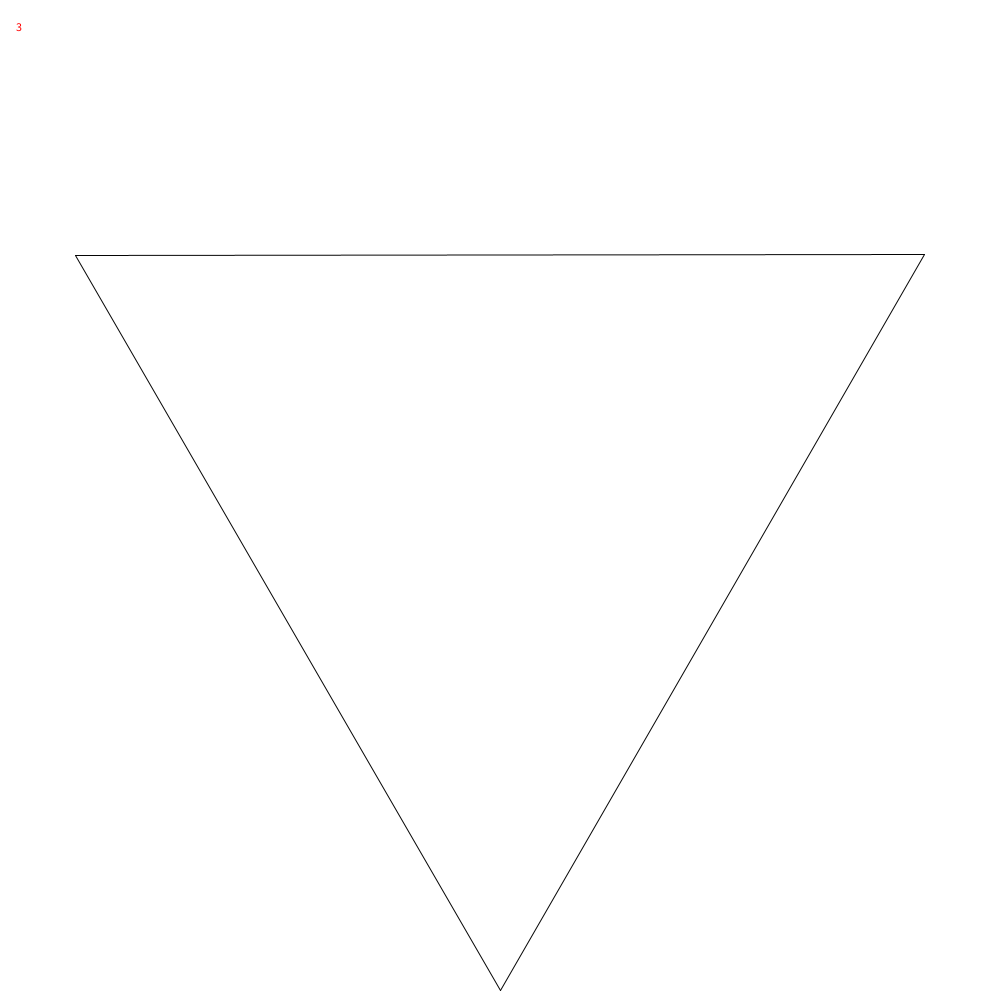
Frame 1 (no input)
Frame 60 (the mouse pressed at the canvas centre just before this capture): identical to frame 1, image omitted
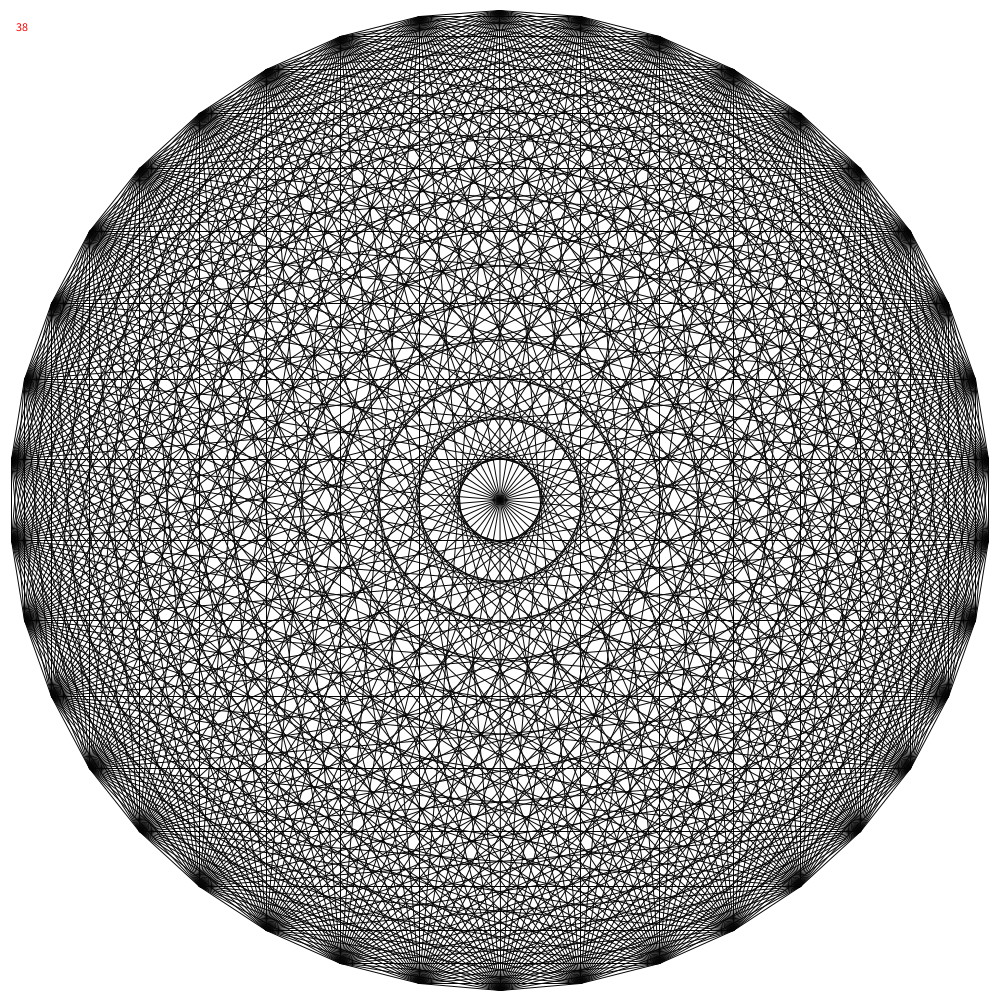
Frame 120 (the mouse held since frame 60 and released just before this capture)

The Processing sketch that drew these frames (run headless with seeded random() and noise(); from frame 60 on, the mouse is pressed at the canvas centre):

// Processing sketch: processing_101902
// ── processing_101902.pde

void setup() {
  size(1000, 1000);
  fill(#ff0000);
  frameRate(30);
  stroke(5);
}
 
void draw() {
  float[][] points = new float[160][2];
  int numberOfPoints = 3;
  float radius = width / 2 - 10;
  float radian = 0;
  
  translate(width/2, height/2); 
  background(255);
  numberOfPoints = floor(70 * mouseX / width) + 3;
  text(numberOfPoints, -width/2 + 15, -height /2 + 30); 
  for (int i = 0; i < numberOfPoints; i++) {
    radian = i * PI * 2 / numberOfPoints;
    points[i][0] = radius * sin(radian);
    points[i][1] = radius * cos(radian); 
  }

  for (int i = 0; i < (numberOfPoints - 1); i++) {
    for (int j = i + 1; j < numberOfPoints; j++) {
      line(points[i][0], points[i][1], points[j][0], points[j][1]);
    }
  }
//  println(frameCount);

}
